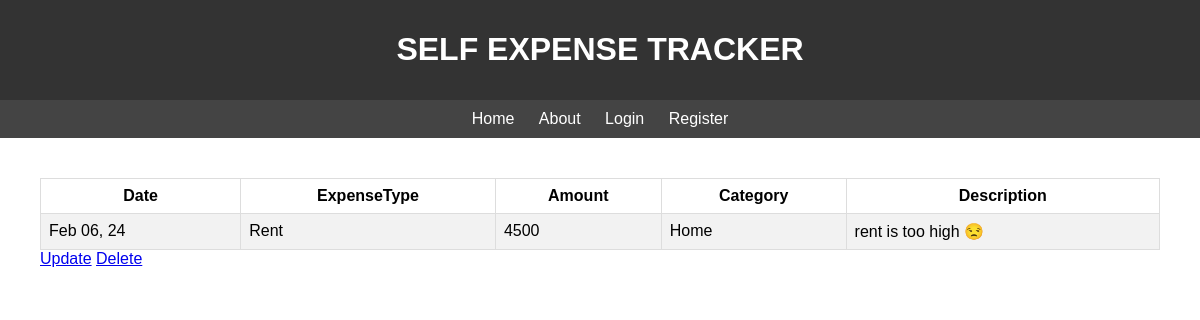
Screenshot of /expense/1/ with the database file from the repository.
### finance/models.py (models this page shows, shortened)
class Expense(models.Model):
    CATEGORY_CHOICES = [
        ('Food', 'Food'),
        ('Clothing', 'Clothing'),
        ('Transportation', 'Transportation'),
        ('Home', 'Home'),
        ('Bills', 'Bills '),
        ('Entertainment', 'Entertainment'),
        ('Household_goods', 'Household Goods'),
        ('personnel_needs', 'Personnel Needs'),
        ('Education', 'Education'),
        ('Sports', 'Sports'),
        ('Others', 'Others'),
    ]
    user = models.ForeignKey(User, on_delete=models.CASCADE)
    expense_type = models.CharField(max_length=25)
    category = models.CharField(max_length=25, choices=CATEGORY_CHOICES)
    date = models.DateTimeField(default=timezone.now)
    amount = models.IntegerField()
    description = models.TextField(blank=True)

### finance/views.py (the view)
# urls.py: path('expense/<int:pk>/', ExpenseDetailView.as_view(), name='expense-detail'),
class ExpenseDetailView(DetailView):
    model = Expense

### finance/templates/finance/expense_detail.html
{% extends "finance/base.html" %}
{% block content %}
    <table>
        <tr>
            <th>Date</th>
            <th>ExpenseType</th>
            <th>Amount</th>
            <th>Category</th>
            <th>Description</th>
        </tr>
        <tr>
            <td>{{ object.date|date:"M d, y" }}</td>
            <td>{{ object.expense_type }}</td>
            <td>{{ object.amount }}</td>
            <td>{{ object.category }}</td>
            {% if object.description %}
                <td>{{ object.description }}</td>
            {% endif %}
        </tr>
    </table>
    <a href="{% url 'expense-update' object.id %}">Update</a>
    <a href="{% url 'expense-delete' object.id %}">Delete</a>
{% endblock %}

### finance/static/finance/none.css (style rules this page uses)
body { font-family: Arial, sans-serif; margin: 0; padding: 0; }
table { width: 100%; border-collapse: collapse; }
th, td { border: 1px solid #ddd; padding: 8px; }
tr:nth-child(even) { background-color: #f2f2f2; }

### rows the page displays
Expense: date "Feb 06, 24", expense_type "Rent", amount "4500", category "Home", description "rent is too high 😒"
